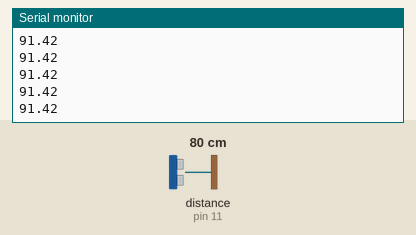
Recording of a sketch running on a simulated Arduino Uno, built with avr-gcc and run on an emulated ATmega328P. Parts: the last lines printed to the serial monitor. Wiring (inferred from the names in the program): ultrasonic range finder: trigger pin 12; echo pin 11. The test bench sets the inputs (shaded band); at power-on: distance to the obstacle (sensor on pin 11) 80 cm. The echo pulse lasts 58.3 µs per cm.

Above: at 1.2 s.
1.3 s: distance to the obstacle (sensor on pin 11) set to 2 cm
At 1.35 s:
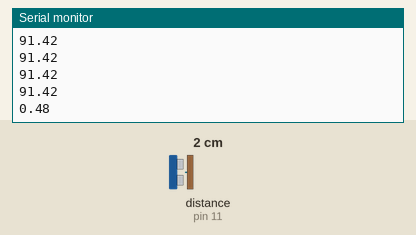
2.8 s: distance to the obstacle (sensor on pin 11) set to 4 cm
At 2.83 s:
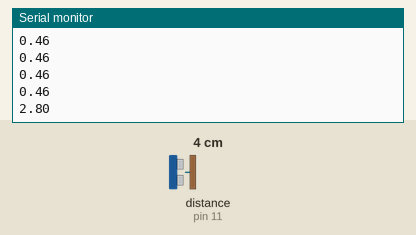
Timing chart, 0 to 5.8 s (numbered marks = the images above; inputs shaded):
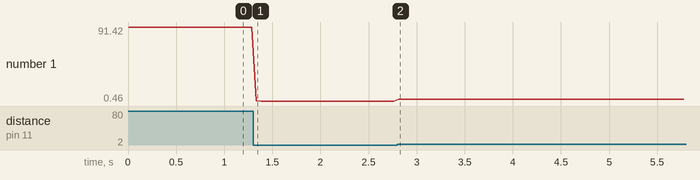

The sketch:

HC-SR04_Sensor.ino
```cpp
int trigPin = 12;
int echoPin = 11;
int pingTravelTime;
float dis;

void setup() {
  // put your setup code here, to run once:
  pinMode(trigPin , OUTPUT);
  pinMode(echoPin , INPUT);
  Serial.begin(9600);
}

void loop() {
  // put your main code here, to run repeatedly:
  digitalWrite(trigPin , LOW);
  delayMicroseconds(10);
  digitalWrite(trigPin , HIGH);
  delayMicroseconds(10);
  digitalWrite(trigPin , LOW);
  pingTravelTime = pulseIn(echoPin , HIGH);
  dis = 0.02 * pingTravelTime - 1.5;
  Serial.println(dis);
  delay(50);
}
```

Measured:
- after the input at 1.3 s, the serial monitor: prints a new line at once (image 1)
- after the input at 2.8 s, the serial monitor: prints a new line at once (image 2)
- plotted number 1: 91.42 → 0.46 after the input at 1.3 s, 0.46 → 2.8 after the input at 2.8 s
